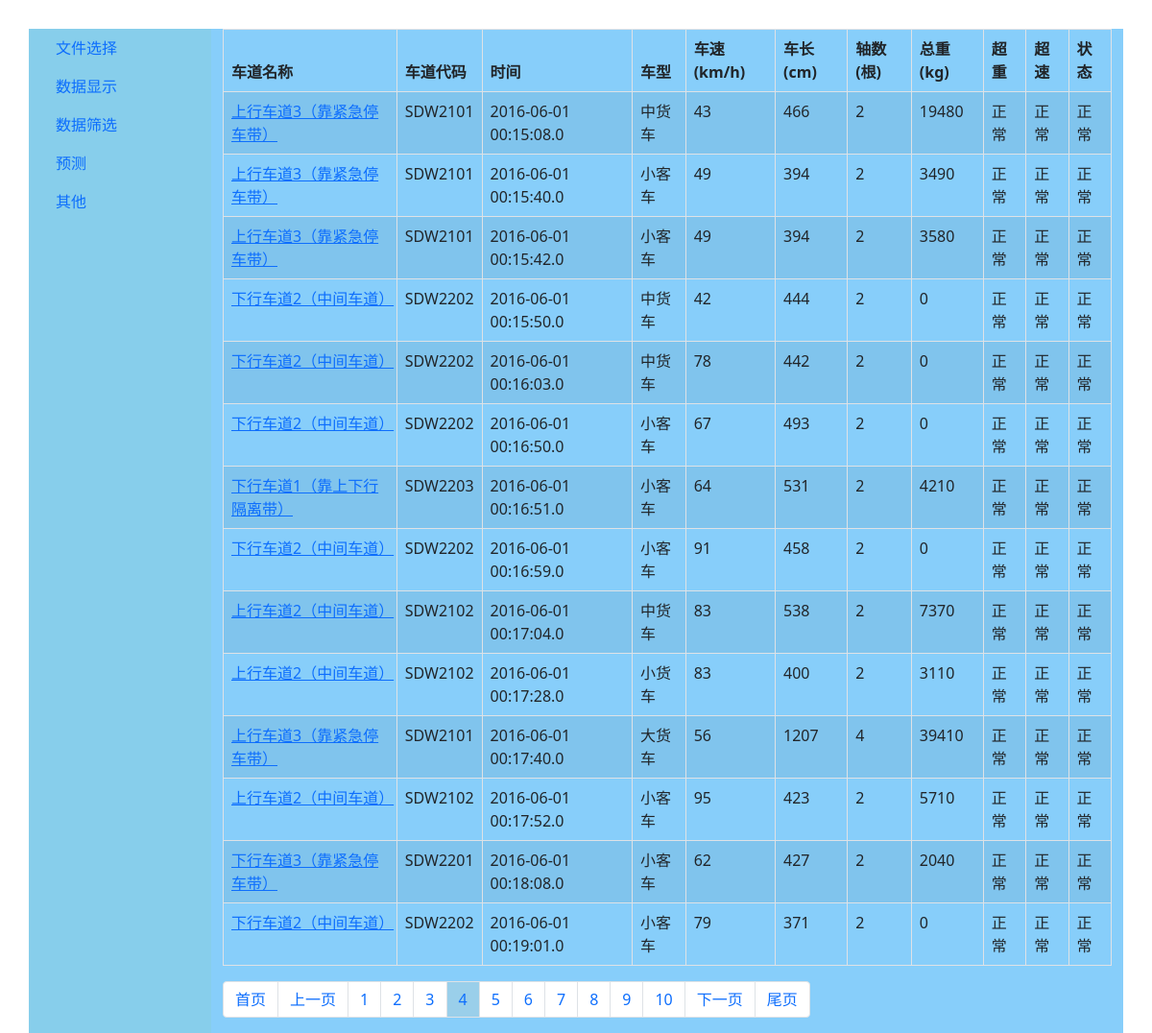
/tfp/show/4/, run on the app's committed database.
### trafficflowprediction/models.py (models this page shows)
class CarInfo(models.Model):
    lane_name = models.CharField(max_length=15)
    lane_code = models.CharField(max_length=7)
    time = models.CharField(max_length=22)
    car_type = models.CharField(max_length=3)
    speed = models.PositiveSmallIntegerField()
    car_length = models.PositiveSmallIntegerField()
    axles = models.PositiveSmallIntegerField()
    total_weight = models.PositiveSmallIntegerField()
    axle1_weight = models.PositiveSmallIntegerField()
    axle2_weight = models.PositiveSmallIntegerField()
    axle3_weight = models.PositiveSmallIntegerField()
    axle4_weight = models.PositiveSmallIntegerField()
    axle5_weight = models.PositiveSmallIntegerField()
    axle6_weight = models.PositiveSmallIntegerField()
    axle7_weight = models.PositiveSmallIntegerField()
    axle8_weight = models.PositiveSmallIntegerField()
    axle9_weight = models.PositiveSmallIntegerField()
    axle10_weight = models.PositiveSmallIntegerField()
    overload = models.CharField(max_length=5)
    overspeed = models.CharField(max_length=5)
    state = models.CharField(max_length=5)
    class Meta:
        permissions = ()

### trafficflowprediction/views.py (the view)
# urls.py: path('show/<int:p>/', show, name='show'),
def show(request, p):
    stu_list = CarInfo.objects.all()
    current_page = int(p)
    paginator = CustomerPaginator(current_page, 10, stu_list, 14)
    try:
        posts = paginator.page(current_page)
    except PageNotAnInteger:
        posts = paginator.page(1)
    except EmptyPage:
        posts = paginator.page(paginator.num_pages)
    return render(request, "trafficflowprediction/show.html", {"posts": posts})

### trafficflowprediction/views.py (called while the page is built)
    def pager_num_range(self):
        if self.num_pages < self.per_page_num:
            return range(1, self.num_pages + 1)
        part = int(self.per_page_num / 2)
        if self.current_page <= part:
            return range(1, self.per_page_num + 1)
        if self.current_page + part > self.num_pages:
            return range(self.num_pages - self.per_page_num + 1, self.num_pages + 1)
        return range(self.current_page - part, self.current_page + part + 1)

### trafficflowprediction/templates/trafficflowprediction/show.html (shortened to what this page needs)
{% extends 'trafficflowprediction/base.html' %}
{% block data_content %}
    <table class="table table-bordered table-striped table-hover">
        <thead>
        <tr>
            <th>车道名称</th>
            <th>车道代码</th>
            <th>时间</th>
            <th>车型</th>
            <th>车速(km/h)</th>
            <th>车长(cm)</th>
            <th>轴数(根)</th>
            <th>总重(kg)</th>
            <th>超重</th>
            <th>超速</th>
            <th>状态</th>
        </tr>
        </thead>
        <tbody>
        {% for item in posts %}
            <tr>
                <td><a href="{% url 'trafficflowprediction:detail' item.pk %}">{{ item.lane_name }}</a></td>
                <td>{{ item.lane_code }}</td>
                <td>{{ item.time }}</td>
                <td>{{ item.car_type }}</td>
                <td>{{ item.speed }}</td>
                <td>{{ item.car_length }}</td>
                <td>{{ item.axles }}</td>
                <td>{{ item.total_weight }}</td>
                <td>{{ item.overload }}</td>
                <td>{{ item.overspeed }}</td>
                <td>{{ item.state }}</td>
            </tr>
        {% empty %}
            <tr>
                <td colspan="11">
                    暂无数据
                </td>
            </tr>
        {% endfor %}
        </tbody>
    </table>
    <nav aria-label="Page navigation">
        <ul class="pagination" style="margin-top: 0px">
            <li class="page-item"><a class="page-link" href="{% url 'trafficflowprediction:show' p=1 %}" aria-label="F">
                <span aria-hidden="true">首页</span>
            </a></li>
            {% if posts.has_previous %}
                <li class="page-item"><a class="page-link"
                                         href="{% url 'trafficflowprediction:show' p=posts.previous_page_number %}"
                                         aria-label="Previous">
                    <span aria-hidden="true">上一页</span>
                </a></li>
            {% else %}
                <li class="page-item"><a class="page-link" href="#" aria-label="Previous">
                    <span aria-hidden="true">上一页</span></a>
                </li>
            {% endif %}
            {% for i in posts.paginator.pager_num_range %}
                {% if i == posts.number %}
                    <li class="page-item"><a class="page-link" style="background-color: #9acfea;"
                                             href="{% url 'trafficflowprediction:show' p=i %}">{{ i }}</a></li>
                {% else %}
                    <li class="page-item"><a class="page-link"
                                             href="{% url 'trafficflowprediction:show' p=i %}">{{ i }}</a></li>
                {% endif %}
            {% endfor %}
            {% if posts.has_next %}
                <li class="page-item"><a class="page-link"
                                         href="{% url 'trafficflowprediction:show' p=posts.next_page_number %}"
                                         aria-label="Next">
                    <span aria-hidden="true">下一页</span>
                </a></li>
            {% else %}
                <li class="page-item"><a class="page-link" href="#" aria-label="Next">
                    <span aria-hidden="true">下一页</span>
                </a></li>
            {% endif %}
            <li class="page-item"><a class="page-link"
                                     href="{% url 'trafficflowprediction:show' p=posts.paginator.num_pages %}"
                                     aria-label="Last">
                <span aria-hidden="true">尾页</span>
            </a></li>
        </ul>
    </nav>
{% endblock %}

### data on the page
CarInfo: lane_name "上行车道3（靠紧急停车带）", lane_code "SDW2101", time "2016-06-01 00:15:08.0", car_type "中货车", speed "43", car_length "466", axles "2", total_weight "19480", overload "正常", overspeed "正常", state "正常"
CarInfo: lane_name "上行车道3（靠紧急停车带）", lane_code "SDW2101", time "2016-06-01 00:15:40.0", car_type "小客车", speed "49", car_length "394", axles "2", total_weight "3490", overload "正常", overspeed "正常", state "正常"
CarInfo: lane_name "上行车道3（靠紧急停车带）", lane_code "SDW2101", time "2016-06-01 00:15:42.0", car_type "小客车", speed "49", car_length "394", axles "2", total_weight "3580", overload "正常", overspeed "正常", state "正常"
CarInfo: lane_name "下行车道2（中间车道）", lane_code "SDW2202", time "2016-06-01 00:15:50.0", car_type "中货车", speed "42", car_length "444", axles "2", total_weight "0", overload "正常", overspeed "正常", state "正常"
CarInfo: lane_name "下行车道2（中间车道）", lane_code "SDW2202", time "2016-06-01 00:16:03.0", car_type "中货车", speed "78", car_length "442", axles "2", total_weight "0", overload "正常", overspeed "正常", state "正常"
CarInfo: lane_name "下行车道2（中间车道）", lane_code "SDW2202", time "2016-06-01 00:16:50.0", car_type "小客车", speed "67", car_length "493", axles "2", total_weight "0", overload "正常", overspeed "正常", state "正常"
CarInfo: lane_name "下行车道1（靠上下行隔离带）", lane_code "SDW2203", time "2016-06-01 00:16:51.0", car_type "小客车", speed "64", car_length "531", axles "2", total_weight "4210", overload "正常", overspeed "正常", state "正常"
CarInfo: lane_name "下行车道2（中间车道）", lane_code "SDW2202", time "2016-06-01 00:16:59.0", car_type "小客车", speed "91", car_length "458", axles "2", total_weight "0", overload "正常", overspeed "正常", state "正常"
CarInfo: lane_name "上行车道2（中间车道）", lane_code "SDW2102", time "2016-06-01 00:17:04.0", car_type "中货车", speed "83", car_length "538", axles "2", total_weight "7370", overload "正常", overspeed "正常", state "正常"
CarInfo: lane_name "上行车道2（中间车道）", lane_code "SDW2102", time "2016-06-01 00:17:28.0", car_type "小货车", speed "83", car_length "400", axles "2", total_weight "3110", overload "正常", overspeed "正常", state "正常"
CarInfo: lane_name "上行车道3（靠紧急停车带）", lane_code "SDW2101", time "2016-06-01 00:17:40.0", car_type "大货车", speed "56", car_length "1207", axles "4", total_weight "39410", overload "正常", overspeed "正常", state "正常"
CarInfo: lane_name "上行车道2（中间车道）", lane_code "SDW2102", time "2016-06-01 00:17:52.0", car_type "小客车", speed "95", car_length "423", axles "2", total_weight "5710", overload "正常", overspeed "正常", state "正常"
CarInfo: lane_name "下行车道3（靠紧急停车带）", lane_code "SDW2201", time "2016-06-01 00:18:08.0", car_type "小客车", speed "62", car_length "427", axles "2", total_weight "2040", overload "正常", overspeed "正常", state "正常"
CarInfo: lane_name "下行车道2（中间车道）", lane_code "SDW2202", time "2016-06-01 00:19:01.0", car_type "小客车", speed "79", car_length "371", axles "2", total_weight "0", overload "正常", overspeed "正常", state "正常"

### other printed values
{{ i }} "1" "2" "3" "5" "6" "7" "8" "9" "10"
{{ i }} "4"
